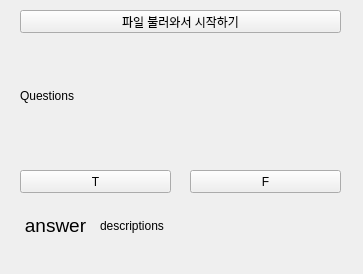
<?xml version="1.0" encoding="UTF-8"?>
<ui version="4.0">
 <class>MainWindow</class>
 <widget class="QMainWindow" name="MainWindow">
  <property name="geometry">
   <rect>
    <x>0</x>
    <y>0</y>
    <width>363</width>
    <height>274</height>
   </rect>
  </property>
  <property name="windowTitle">
   <string>MainWindow</string>
  </property>
  <widget class="QWidget" name="centralwidget">
   <widget class="QPushButton" name="file_open">
    <property name="geometry">
     <rect>
      <x>20</x>
      <y>10</y>
      <width>321</width>
      <height>23</height>
     </rect>
    </property>
    <property name="text">
     <string>파일 불러와서 시작하기</string>
    </property>
   </widget>
   <widget class="QPushButton" name="True">
    <property name="geometry">
     <rect>
      <x>20</x>
      <y>170</y>
      <width>151</width>
      <height>23</height>
     </rect>
    </property>
    <property name="text">
     <string>T</string>
    </property>
   </widget>
   <widget class="QPushButton" name="False">
    <property name="geometry">
     <rect>
      <x>190</x>
      <y>170</y>
      <width>151</width>
      <height>23</height>
     </rect>
    </property>
    <property name="text">
     <string>F</string>
    </property>
   </widget>
   <widget class="QLabel" name="question">
    <property name="geometry">
     <rect>
      <x>20</x>
      <y>40</y>
      <width>321</width>
      <height>111</height>
     </rect>
    </property>
    <property name="text">
     <string>Questions</string>
    </property>
    <property name="margin">
     <number>10</number>
    </property>
   </widget>
   <widget class="QLabel" name="answer">
    <property name="geometry">
     <rect>
      <x>20</x>
      <y>200</y>
      <width>71</width>
      <height>51</height>
     </rect>
    </property>
    <property name="font">
     <font>
      <family>Arial</family>
      <pointsize>14</pointsize>
      <weight>50</weight>
      <bold>false</bold>
     </font>
    </property>
    <property name="text">
     <string>answer</string>
    </property>
    <property name="alignment">
     <set>Qt::AlignCenter</set>
    </property>
   </widget>
   <widget class="QLabel" name="label">
    <property name="geometry">
     <rect>
      <x>100</x>
      <y>200</y>
      <width>241</width>
      <height>51</height>
     </rect>
    </property>
    <property name="text">
     <string>descriptions</string>
    </property>
    <property name="margin">
     <number>10</number>
    </property>
   </widget>
  </widget>
 </widget>
 <resources/>
 <connections/>
 <slots>
  <slot>click_and_start_new_session()</slot>
 </slots>
</ui>
